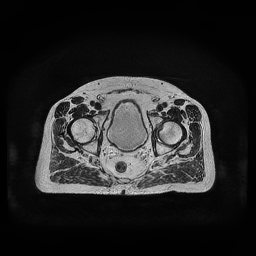
#> input picture kappa/kspace/input.png, 256 x 256 px, found by its file name
$ python generate_images.py
#> lines starting #> are read from the running program, lines starting #| are printed output that depends on the picture; after the words box and inside, x2 and y2 are one past the last pixel; in counts of white or black regions, pixels touching at a corner belong together
from PIL import Image
import numpy as np
from numpy.fft import fftshift, ifftshift, fftn, ifftn
import matplotlib.pyplot as plt

def transform_kspace_to_image(k, dim=None, img_shape=None):
    """ Computes the Fourier transform from k-space to image space
    along a given or all dimensions
    :param k: k-space data
    :param dim: vector of dimensions to transform
    :param img_shape: desired shape of output image
    :returns: data in image space (along transformed dimensions)
    """
    if not dim:
        dim = range(k.ndim)

    img = fftshift(ifftn(ifftshift(k, axes=dim), s=img_shape, axes=dim), axes=dim)
    # img *= np.sqrt(np.prod(np.take(img.shape, dim)))
    # img = np.stack([np.real(img), np.imag(img)], 2)
    # img = (img - np.mean(img)) / np.std(img)
    return np.real(img)

def transform_image_to_kspace(img, dim=None, k_shape=None):
    """ Computes the Fourier transform from image space to k-space space
    along a given or all dimensions
    :param img: image space data
    :param dim: vector of dimensions to transform
    :param k_shape: desired shape of output k-space data
    :returns: data in k-space (along transformed dimensions)
    """
    if not dim:
        dim = range(img.ndim)

    # img = np.interp(img, (np.min(img), np.max(img)), (0, 1))
    k = ifftshift(fftn(fftshift(img, axes=dim), s=k_shape, axes=dim), axes=dim)
    k /= np.sqrt(np.prod(np.take(img.shape, dim)))
    return k

def cartesian_mask(factor_PE, factor_SE):
    size = 256
    mask = np.zeros((size, size), dtype=bool)
    num_cols = size

    mask[round((num_cols - (factor_PE * size) - 1) / 2):round((num_cols + (factor_PE * size) - 1) / 2), round((num_cols - (factor_SE * size) - 1) / 2):round((num_cols + (factor_SE * size) - 1) / 2)] = True

    return mask

img = Image.open("kspace/input.png").convert('L')
image = np.array(img.getdata())
image = np.reshape(image, (256, 256))
acc_factor = [1, 0.9, 0.8, 0.7, 0.6, 0.5, 0.4, 0.3, 0.2, 0.1]

save_I = 0
for i in acc_factor:
    save_J = 0
    for j in acc_factor:

        kspace = transform_image_to_kspace(image)

        mask = cartesian_mask(i, j)
        kspace = np.where(mask, kspace, (0 + 0j))
        newimage = transform_kspace_to_image(kspace)

        plotimg = np.zeros((256, 513))
        plotimg[0:256, 0:256] = np.log10(np.abs(kspace) + 0.0001) * 0.03
        plotimg[0:256, 257:513] = newimage
        plotimg -= np.min(plotimg)
        plotimg = ((plotimg / np.max(plotimg)) * 255).astype(np.uint8)
        im = Image.fromarray(plotimg)
        im = im.convert("RGB")
        im.save(f"kspace/kspace_{save_I}_{save_J}.png")
        save_J += 1
    save_I += 1
#> this loop made 10 passes
#> pass 1, `im.save(f"kspace/kspace_{save_I}_{save_J}.png")`:
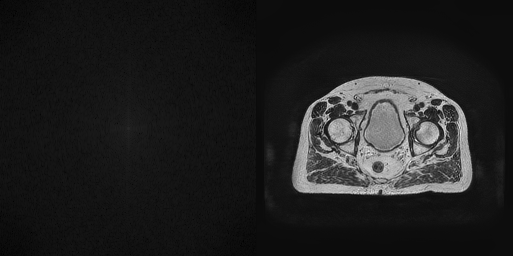
#> saved as kspace_0_0.png: PIL image 513x256 RGB; min 0, max 255, mean 32.3
#> after the loop:
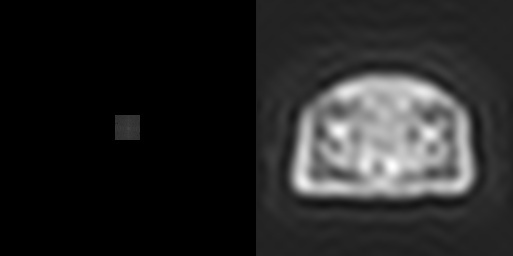
#> im: PIL image 513x256 RGB; min 0, max 255, mean 37.6
#> after the loop:
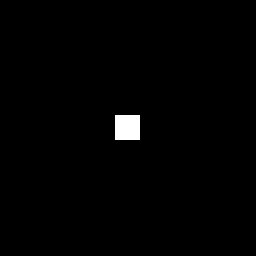
#> mask: shape (256, 256) bool; 0.95% white; 1 white region, box (x1, y1, x2, y2) and area: (115, 115, 140, 140) 625
#> after the loop, save_I = 10
